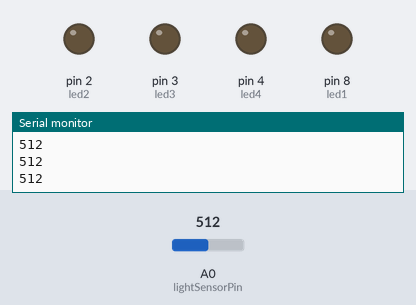
Bench run of a sketch on a simulated Arduino Uno, built with avr-gcc and run on an emulated ATmega328P. Shown: output pins drawn as LEDs (lit = HIGH), the last lines printed to the serial monitor. Inputs (shaded band) come from the test bench; at power-on: A0 (lightSensorPin) = 512.

Above: at 1.2 s.
1.3 s: A0 (lightSensorPin) set to 44
2.8 s: A0 (lightSensorPin) set to 37
At 3.0 s:
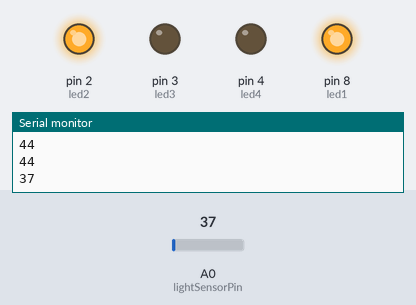
5.8 s: A0 (lightSensorPin) set to 10
At 6.0 s:
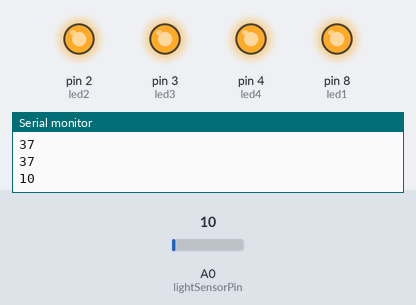
8.8 s: A0 (lightSensorPin) set to 30
At 9.01 s:
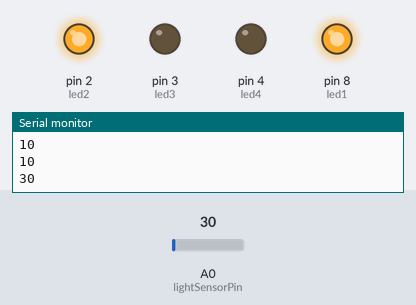
11.8 s: A0 (lightSensorPin) set to 50
At 12.3 s:
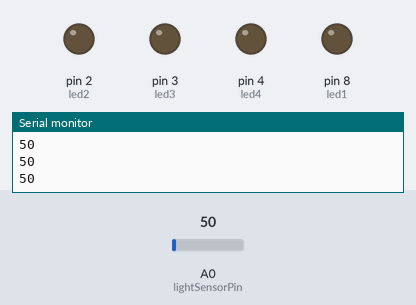
Timing chart, 0 to 14.3 s (numbered marks = the images above; inputs shaded):
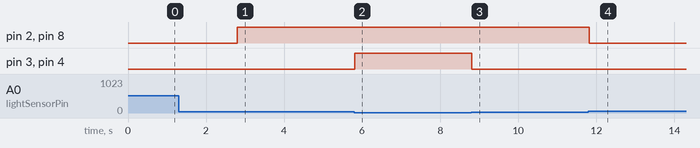

Measured:
- the behaviour switches between 40 and 39 on A0 (lightSensorPin) (found by bisection; images 0 and 1)
- after the input at 2.8 s, pin 2 (led2), pin 8 (led1): LOW → HIGH at once
- after the input at 5.8 s, pin 3 (led3), pin 4 (led4): LOW → HIGH at once
- after the input at 8.8 s, pin 3 (led3), pin 4 (led4): HIGH → LOW at once
- after the input at 11.8 s, pin 2 (led2), pin 8 (led1): HIGH → LOW at once

The sketch:

arduino_smart_lights_project.ino
```cpp
int led1      = 8;
int led2      = 2;
int led3      = 3;
int led4      = 4;

int lightSensorPin = A0;
int analogValue = 0;


void setup() {
  Serial.begin(9600);         //sets serial port for communication
  pinMode(led1,OUTPUT);
  pinMode(led2,OUTPUT);
  pinMode(led3,OUTPUT);
  pinMode(led4,OUTPUT);
}

void loop(){

  analogValue = analogRead(lightSensorPin);
  Serial.println(analogValue);
  if(analogValue < 40){
    digitalWrite(led1, HIGH);
    digitalWrite(led2, HIGH);


  }

  if(analogValue < 20){
    digitalWrite(led1, HIGH);
    digitalWrite(led2, HIGH);
    digitalWrite(led3, HIGH);
    digitalWrite(led4, HIGH);


  }


  delay(200);
  digitalWrite(led1, LOW);
  digitalWrite(led2, LOW);
  digitalWrite(led3, LOW);
  digitalWrite(led4, LOW);
}
```
